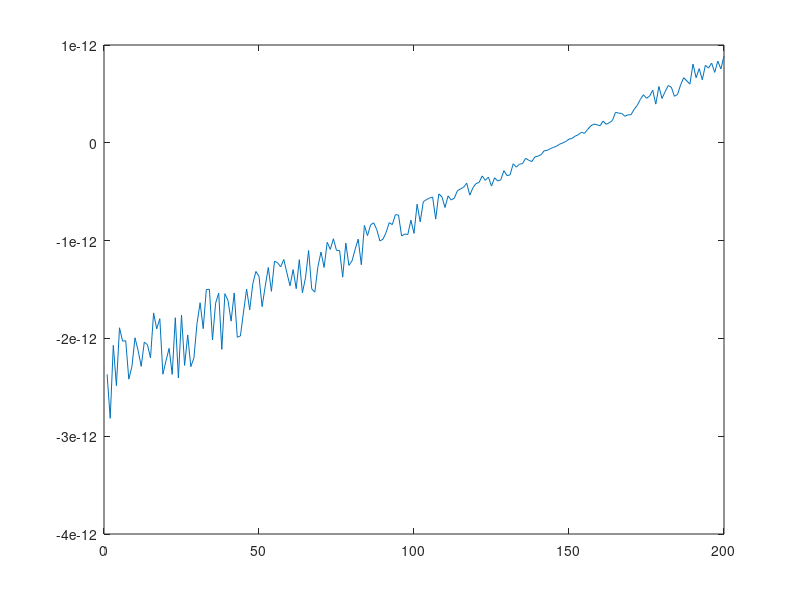
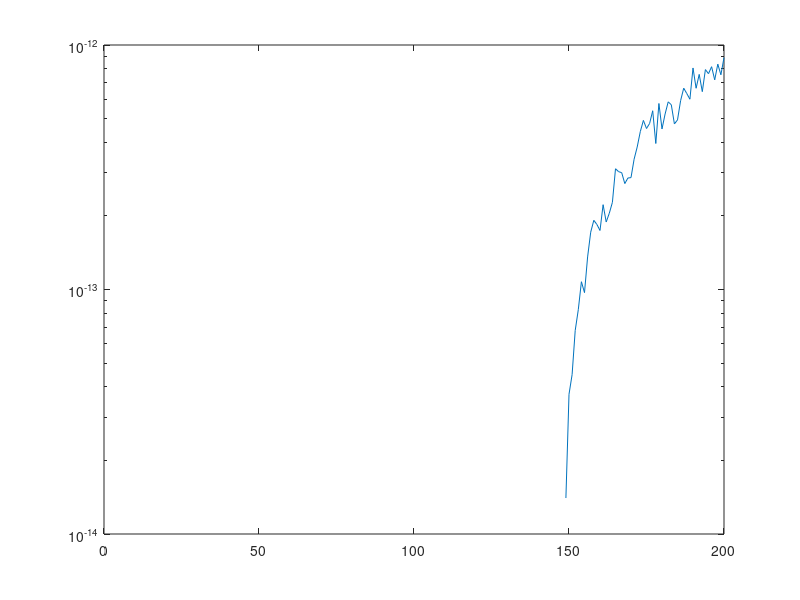

These figures' MATLAB source, in order:
clear
clc
%1
Is = 0.01e-12;
Ib= 0.1e-12;
Vb = 1.3;
gp = 0.1;

V = linspace(-1.95,0.7,200);
Vx = V + Vb;


I = Is.*((exp(1.2/0.25).*V)-1);+ gp.*V + Ib.*(exp((-1.2/0.025).*Vx));

randv = rand(1,200).*0.4+0.8;

I2 = I.*randv;
figure(1)
plot(I2)
figure(2)
semilogy(I2)